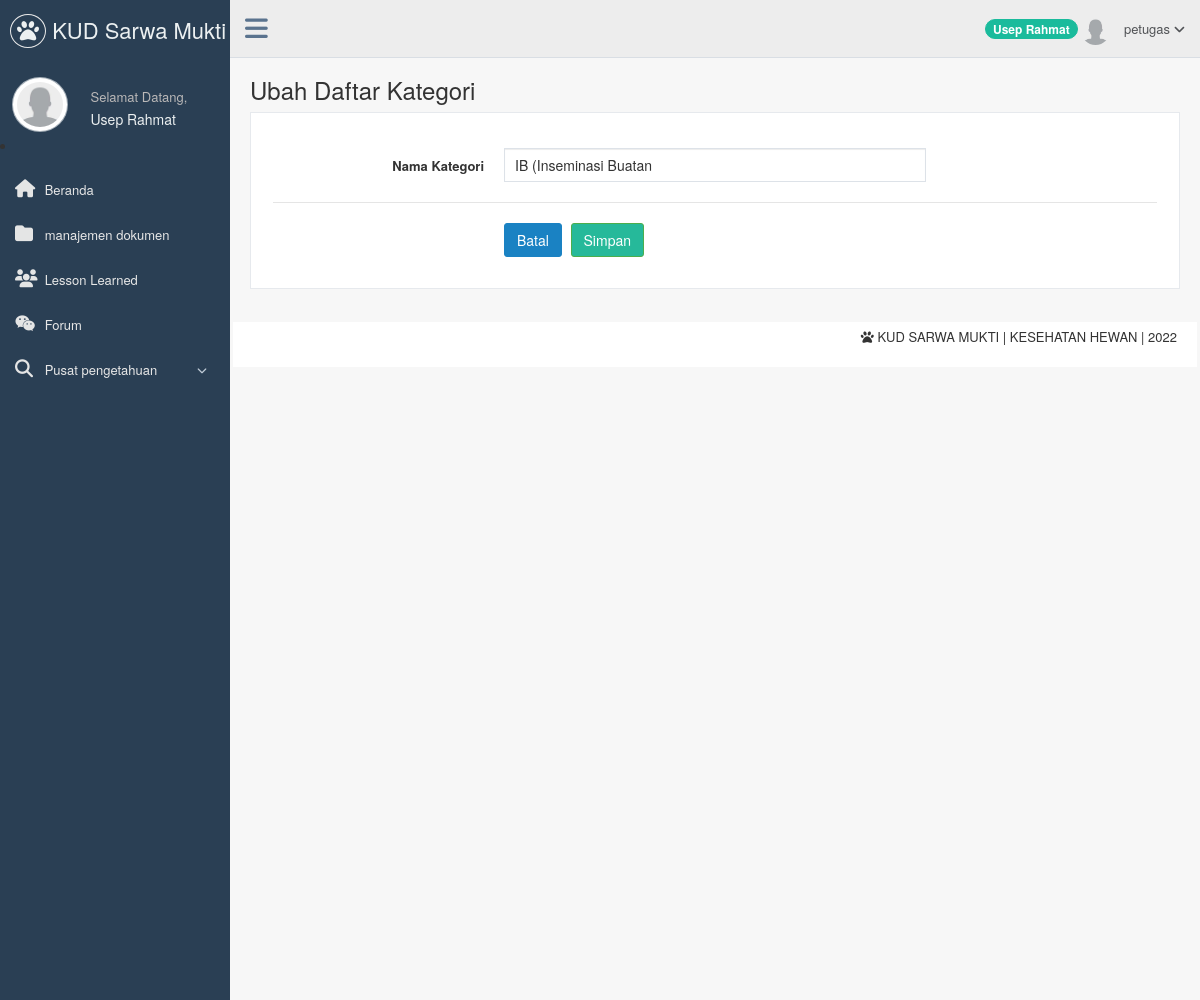
Page /page/petugas/index.php?page=ubah_kategori&&id_kategori=1 (signed in) on the committed database.
### tables this page shows
CREATE TABLE `t_pengguna` (
  `nip` varchar(15) NOT NULL,
  `username` varchar(50) NOT NULL,
  `password` varchar(50) NOT NULL,
  `nama_pengguna` varchar(200) NOT NULL,
  `level` varchar(80) NOT NULL,
  `email` varchar(150) NOT NULL,
  `jabatan` varchar(50) NOT NULL,
  `status` enum('Aktif','Tidak Aktif') NOT NULL DEFAULT 'Aktif',
  `foto` varchar(255) DEFAULT NULL,
  `alamat` text NOT NULL,
  `tanggal_lahir` date NOT NULL
);

CREATE TABLE `t_kategori` (
  `id_kategori` int(3) NOT NULL,
  `nama_kategori` varchar(150) NOT NULL
);

### page/petugas/ubah_daftar_kategori.php (the view, shortened to what this page needs)
 <?php
    if($_SESSION['nip']!=""){
?>
 <div class="page-title">
        <div class="title_left">
            <h3>
                    Ubah Daftar Kategori
            </h3>
        </div>
    </div>
    <div class="clearfix"></div>
        <div class="row">
            <div class="col-md-12 col-sm-12 col-xs-12">
                <div class="x_panel">
                    <div class="x_content">
                        <br/>
                        <?php
                            $id_kategori = $_GET['id_kategori'];
                            $query=mysql_query("SELECT * FROM t_kategori WHERE id_kategori='$id_kategori'");
                            $data=mysql_fetch_array($query);
                        ?>
                                    <form id="demo-form2" data-parsley-validate class="form-horizontal form-label-left" action="ubah_daftar_kategori_proses.php" method="POST">
                                        <div class="form-group">
                                            <label class="control-label col-md-3 col-sm-3 col-xs-12" for="kategori" >Nama Kategori<span class="required"></span>
                                            </label>
                                            <div class="col-md-6 col-sm-6 col-xs-12">
                                                <input type="text" id="nama_kategori" name="nama_kategori" required="required" class="form-control col-md-7 col-xs-12" value="<?php echo $data['nama_kategori'];?>" oninvalid="check(this)" x-moz-errormessage="Field ini tidak boleh kosong">
                                            </div>
                                        </div>
                                        <div class="ln_solid"></div>
                                        <div class="form-group">
                                            <div class="col-md-6 col-sm-6 col-xs-12 col-md-offset-3">
                                                <a href="index.php?page=daftar_kategori"<button type="reset" class="btn btn-primary">Batal</button></a>
                                                <button type ="submit" class="btn btn-success">Simpan</button>
                                            </div>
                                        </div>
                                    </form>
                </div>
            </div>
        </div>
    </div>
       <?php
    }
    else{
    header("Location:../../belum_login.php");
}
?>

### page/petugas/sidebar.php (shortened to what this page needs)
<?php
   if($_SESSION['nip']!=""){
   $nip = $_SESSION['nip'];
?>
<?php
     $queryPhoto=mysql_query("SELECT foto
                        FROM t_pengguna
                        WHERE nip = '$nip'
                        LIMIT 1");
    $data=mysql_fetch_array($queryPhoto);
?>
<div class="col-md-3 left_col">
    <div class="left_col scroll-view">
        <div class="navbar nav_title" style="border: 0;">
            <a href="index.php" class="site_title"><i class="fa fa-paw"></i><span> KUD Sarwa Mukti </span></a>
        </div>
                    <div class="profile">
                        <div class="profile_pic">
                <?php
                    if($data['foto']==NULL){
                ?>
                        <img src="../../images/user.png" alt="..." class="img-circle profile_img" width="200" height="55"/>
                <?php
                    }else{
                ?>
                       <img src="<?php echo $data['foto'];?>"  alt="..." class="img-circle profile_img" width="200" height="55">
                <?php
                    }
                ?>
                        </div>
                        <div class="profile_info">
                            <span>Selamat Datang,</span>
                            <h2><?php echo $_SESSION['nama_pengguna'];?></h2>
                        </div>
                    </div>
                    <li/>
                    <div id="sidebar-menu" class="main_menu_side hidden-print main_menu">
                       <div class="menu_section">
                            <ul class="nav side-menu">
                                <li><a href="index.php"><i class="fa fa-home"></i> Beranda </a>
                                </li>
                                <li><a href="index.php?page=daftar_dokumen"><i class="fa fa-folder"></i> manajemen dokumen </a>
                                </li>
                                <li><a href="index.php?page=lesson_learned"><i class="fa fa-users"></i> Lesson Learned </a>
                                </li>
                                <li><a href="index.php?page=forum"><i class="fa fa-wechat"></i> Forum </a>
                                </li>
                                <li><a><i class="fa fa-search"></i> Pusat pengetahuan <span class="fa fa-chevron-down"></span></a>
                                </li>
                            </ul>
                        </div>
                    </div>
    </div>
</div>
<?php
}
else {
header("Location:../../belum_login.php");
}
?>

### page/petugas/header.php (shortened to what this page needs)
<?php
    if($_SESSION['nip']!=""){
    $nip = $_SESSION['nip'];
    $Nama  = $_SESSION['nama_pengguna'];
    $queryPhoto=mysql_query("SELECT foto
                        FROM t_pengguna
                        WHERE nip = '$nip'
                        LIMIT 1");
    $data=mysql_fetch_array($queryPhoto);
?>
            <div class="top_nav">
                <div class="nav_menu">
                    <nav class="" role="navigation">
                       <div class="nav toggle">
                            <a id="menu_toggle"><i class="fa fa-bars"></i></a>
                        </div>
                        <ul class="nav navbar-nav navbar-right">
                            <li>
                                <a href="javascript:;" class="user-profile dropdown-toggle" data-toggle="dropdown" aria-expanded="false">
                                   <span class="badge bg-green"><?php echo $Nama;?></span> <?php
                                                                if($data['foto']==NULL){
                                                            ?>
                                                                    <img src="../../images/user.png" alt=""/>
                                                            <?php
                                                                }else{
                                                            ?>
                                                                   <img src="<?php echo $data['foto'];?>"  alt="">
                                                            <?php
                                                                }
                                                            ?>
                                                            <?php echo $_SESSION['level'];?>
                                    <span class=" fa fa-angle-down"></span>
                                </a>
                            </li>
                        </ul>
                    </nav>
                </div>
              </div>
<?php
}
else {
header("Location:../../belum_login.php");
}
?>

### rows in the picture
t_pengguna: foto (placeholder picture)
t_kategori: nama_kategori "IB (Inseminasi Buatan"

### other values in the picture
$_SESSION['nama_pengguna'] "Usep Rahmat"
$Nama "Usep Rahmat"
$_SESSION['level'] "petugas"
